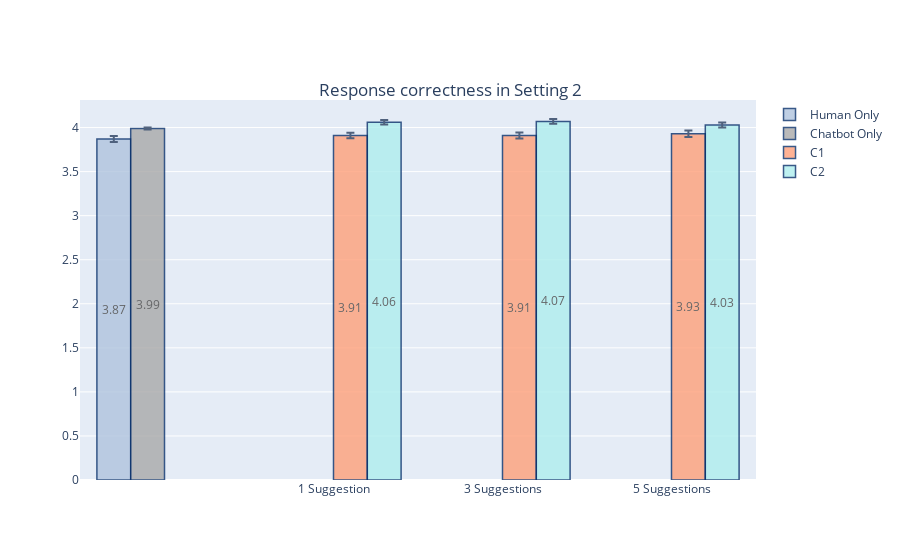

Here is the notebook cell this chart was saved with:
### Code cell
colors = ['#FAEBD7', '#FFA07A', '#B0C4DE', '#AFEEEE', '#8FBC8F']
x = ['1 Suggestion', '3 Suggestions', '5 Suggestions']
fig = go.Figure()

xHuman = ['']
yHuman = [scoresHuman]
yHumanErorr = [np.std(z)/math.sqrt(len(z)) for z in yHuman] 
yHuman = [round(statistics.mean(z), 2) for z in yHuman]

fig.add_trace(go.Bar(
    name='Human Only',
    x=xHuman, y=yHuman, text=yHuman, textposition='inside',insidetextanchor='middle',
    marker_color='#B0C4DE',
    marker_line_color='rgb(8,48,107)', marker_line_width=1.5, opacity=0.8,
    error_y=dict(type='data', array=yHumanErorr)
))

xBot = ['']
yBot = [scoresBot]
yBotErorr = [np.std(z)/math.sqrt(len(z)) for z in yBot] 
yBot = [round(statistics.mean(z), 2) for z in yBot]

fig.add_trace(go.Bar(
    name='Chatbot Only',
    x=xBot, y=yBot, text=yBot, textposition='inside',insidetextanchor='middle',
    marker_color='#A9A9A9',
    marker_line_color='rgb(8,48,107)', marker_line_width=1.5, opacity=0.8,
    error_y=dict(type='data', array=yBotErorr)
))


ySuggOnly = [sugg1, sugg3, sugg5]
ySuggOnlyErorr = [np.std(z)/math.sqrt(len(z)) for z in ySuggOnly] 
ySuggOnly = [round(statistics.mean(z), 2) for z in ySuggOnly]

fig.add_trace(go.Bar(
    name='C1',
    x=x, y=ySuggOnly, text=ySuggOnly, textposition='inside',insidetextanchor='middle',
    marker_color='lightsalmon',
    marker_line_color='rgb(8,48,107)', marker_line_width=1.5, opacity=0.8,
    error_y=dict(type='data', array=ySuggOnlyErorr)
))

yAutoSugg = [autoSugg1, autoSugg3, autoSugg5]
yAutoSuggErorr = [np.std(z)/math.sqrt(len(z)) for z in yAutoSugg] 
yAutoSugg = [round(statistics.mean(z), 2) for z in yAutoSugg]

fig.add_trace(go.Bar(
    name='C2',
    x=x, y=yAutoSugg, text=yAutoSugg, textposition='inside',insidetextanchor='middle',
    marker_color='#AFEEEE',
    marker_line_color='rgb(8,48,107)', marker_line_width=1.5, opacity=0.8,
    error_y=dict(type='data', array=yAutoSuggErorr)
))


fig.update_layout(
    title={
        'text': 'Response correctness in Setting 2',
        'y':0.85,
        'x':0.5,
        'xanchor': 'center',
        'yanchor': 'top'})

fig.show()

### Figure 1 — Plotly figure (JSON) as saved in the notebook; plotly's stock layout.template omitted (floating-point values rounded to 4 significant figures)
{"data": [{"error_y": {"array": [0.03524], "type": "data"}, "insidetextanchor": "middle", "marker": {"color": "#B0C4DE", "line": {"color": "rgb(8,48,107)", "width": 1.5}}, "name": "Human Only", "opacity": 0.8, "text": ["3.87"], "textposition": "inside", "type": "bar", "x": [""], "y": [3.87]}, {"error_y": {"array": [0.01123], "type": "data"}, "insidetextanchor": "middle", "marker": {"color": "#A9A9A9", "line": {"color": "rgb(8,48,107)", "width": 1.5}}, "name": "Chatbot Only", "opacity": 0.8, "text": ["3.99"], "textposition": "inside", "type": "bar", "x": [""], "y": [3.99]}, {"error_y": {"array": [0.03193, 0.03329, 0.03604], "type": "data"}, "insidetextanchor": "middle", "marker": {"color": "lightsalmon", "line": {"color": "rgb(8,48,107)", "width": 1.5}}, "name": "C1", "opacity": 0.8, "text": ["3.91", "3.91", "3.93"], "textposition": "inside", "type": "bar", "x": ["1 Suggestion", "3 Suggestions", "5 Suggestions"], "y": [3.91, 3.91, 3.93]}, {"error_y": {"array": [0.02494, 0.02719, 0.02855], "type": "data"}, "insidetextanchor": "middle", "marker": {"color": "#AFEEEE", "line": {"color": "rgb(8,48,107)", "width": 1.5}}, "name": "C2", "opacity": 0.8, "text": ["4.06", "4.07", "4.03"], "textposition": "inside", "type": "bar", "x": ["1 Suggestion", "3 Suggestions", "5 Suggestions"], "y": [4.06, 4.07, 4.03]}], "layout": {"title": {"text": "Response correctness in Setting 2", "x": 0.5, "xanchor": "center", "y": 0.85, "yanchor": "top"}}}
